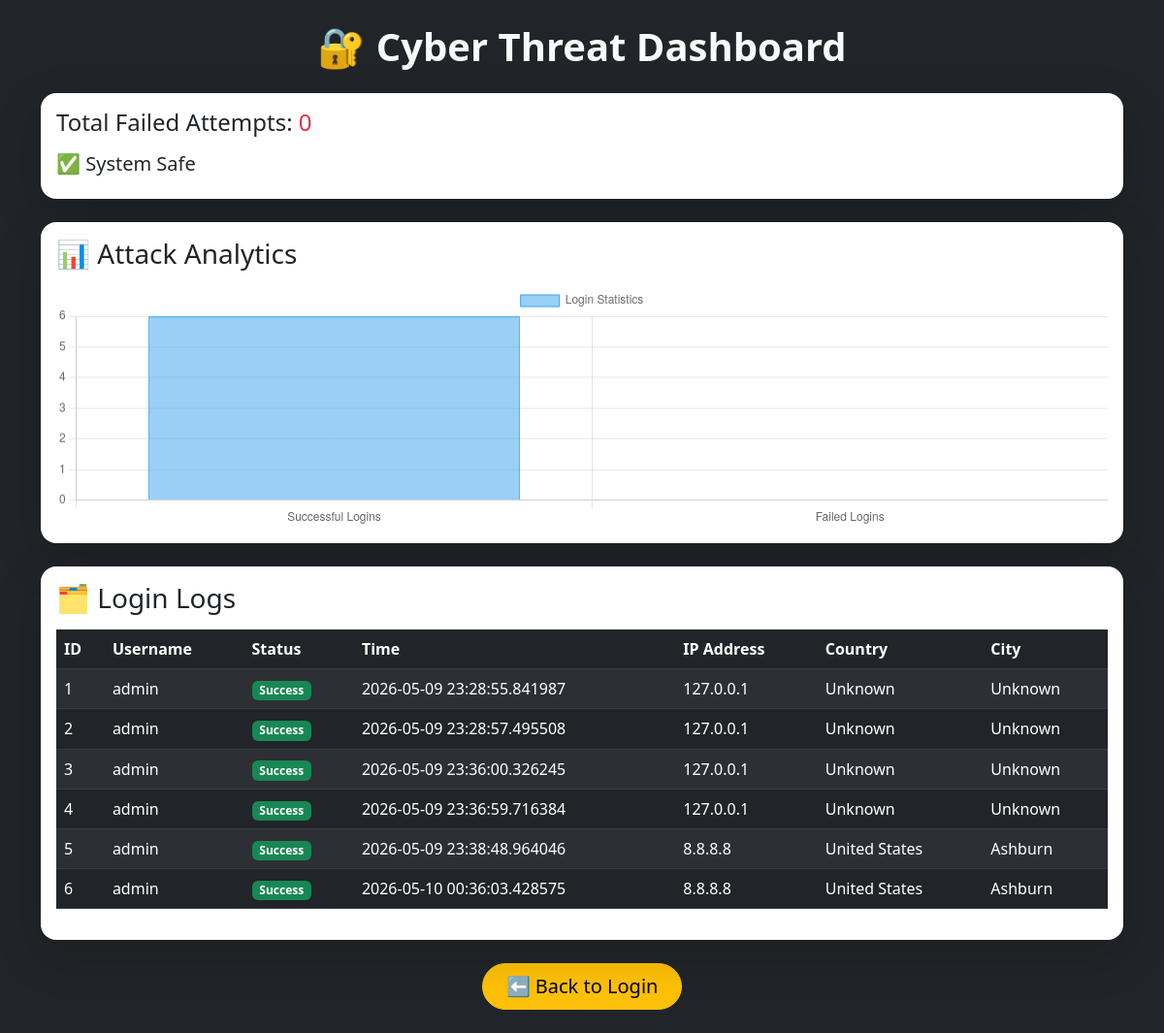
/dashboard, run on the app's committed database.
### tables this page shows
CREATE TABLE logs (

            id INTEGER PRIMARY KEY AUTOINCREMENT,

            username TEXT,

            status TEXT,

            time TEXT,

            ip_address TEXT,

            country TEXT,

            city TEXT
        );

### app.py (the view)
@app.route('/dashboard')
def dashboard():
    conn = sqlite3.connect('database.db')
    cursor = conn.cursor()
    cursor.execute("SELECT * FROM logs")
    logs = cursor.fetchall()
    cursor.execute(
        "SELECT COUNT(*) FROM logs WHERE status='Success'"
    )
    success_count = cursor.fetchone()[0]
    cursor.execute(
        "SELECT COUNT(*) FROM logs WHERE status='Failed'"
    )
    failed_count = cursor.fetchone()[0]
    conn.close()
    return render_template(
        'dashboard.html',
        attempts=failed_attempts,
        threat=threat_message,
        logs=logs,
        success_count=success_count,
        failed_count=failed_count
    )

### templates/dashboard.html (shortened to what this page needs)
<!DOCTYPE html>
<html>
<head>
    <link href="https://cdn.jsdelivr.net/npm/bootstrap@5.3.0/dist/css/bootstrap.min.css"
          rel="stylesheet">
</head>
<body class="bg-dark text-light">
<div class="container py-4">
    <h1 class="text-center mb-4 fw-bold">
        🔐 Cyber Threat Dashboard
    </h1>
    <div class="card shadow-lg mb-4 border-0 rounded-4">
        <div class="card-body">
            <h4 class="text-dark">
                Total Failed Attempts:
                <span class="text-danger">
                    {{ attempts }}
                </span>
            </h4>
            <h5 class="text-dark mt-3">
                {{ threat }}
            </h5>
        </div>
    </div>
    <div class="card shadow-lg mb-4 border-0 rounded-4">
        <div class="card-body">
            <h3 class="text-dark mb-3">
                📊 Attack Analytics
            </h3>
            <canvas id="attackChart"></canvas>
        </div>
    </div>
    <div class="card shadow-lg border-0 rounded-4">
        <div class="card-body">
            <h3 class="text-dark mb-3">
                🗂️ Login Logs
            </h3>
            <div class="table-responsive">
                <table class="table table-dark table-striped table-hover align-middle">
                    <thead>
                        <tr>
                            <th>ID</th>
                            <th>Username</th>
                            <th>Status</th>
                            <th>Time</th>
                            <th>IP Address</th>
                            <th>Country</th>
                            <th>City</th>
                        </tr>
                    </thead>
                    <tbody>
                    {% for log in logs %}
                        <tr>
                            <td>{{ log[0] }}</td>
                            <td>{{ log[1] }}</td>
                            <td>
                                {% if log[2] == "Success" %}
                                    <span class="badge bg-success">
                                        Success
                                    </span>
                                {% else %}
                                    <span class="badge bg-danger">
                                        Failed
                                    </span>
                                {% endif %}
                            </td>
                            <td>{{ log[3] }}</td>
                            <td>{{ log[4] }}</td>
                            <td>{{ log[5] }}</td>
                            <td>{{ log[6] }}</td>
                        </tr>
                    {% endfor %}
                    </tbody>
                </table>
            </div>
        </div>
    </div>
    <div class="text-center mt-4">
        <a href="/"
           class="btn btn-warning btn-lg rounded-pill px-4">
            ⬅ Back to Login
        </a>
    </div>
</div>
<script>
const ctx = document.getElementById('attackChart');
new Chart(ctx, {
    type: 'bar',
    data: {
        labels: [
            'Successful Logins',
            'Failed Logins'
        ],
        datasets: [{
            label: 'Login Statistics',
            data: [
                Number("{{ success_count }}"),
                Number("{{ failed_count }}")
            ],
            borderWidth: 1
        }]
    },
    options: {
        responsive: true,
        maintainAspectRatio: false,
        scales: {
            y: {
                beginAtZero: true
            }
        }
    }
});
</script>
</body>
</html>

### data on the page
logs: id "1", username "admin", status "Success", time "2026-05-09 23:28:55.841987", ip_address "127.0.0.1", country "Unknown", city "Unknown"
logs: id "2", username "admin", status "Success", time "2026-05-09 23:28:57.495508", ip_address "127.0.0.1", country "Unknown", city "Unknown"
logs: id "3", username "admin", status "Success", time "2026-05-09 23:36:00.326245", ip_address "127.0.0.1", country "Unknown", city "Unknown"
logs: id "4", username "admin", status "Success", time "2026-05-09 23:36:59.716384", ip_address "127.0.0.1", country "Unknown", city "Unknown"
logs: id "5", username "admin", status "Success", time "2026-05-09 23:38:48.964046", ip_address "8.8.8.8", country "United States", city "Ashburn"
logs: id "6", username "admin", status "Success", time "2026-05-10 00:36:03.428575", ip_address "8.8.8.8", country "United States", city "Ashburn"

### other printed values
{{ attempts }} "0"
{{ threat }} "✅ System Safe"
chart data {{ success_count }} 6
chart data {{ failed_count }} 0
